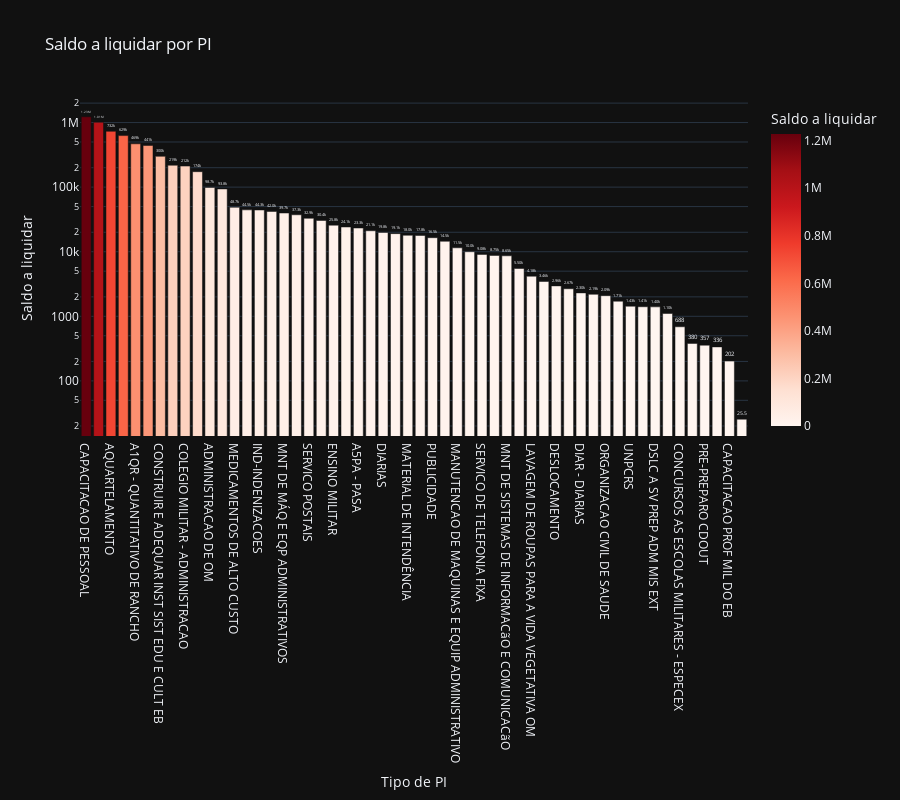

Notebook code cell kept with this figure:
### Code cell
# Saldo a liquidar por tipo de PI
cols = ['NOME_PI', 'A_LIQUIDAR']

df_aux = df.loc[:, cols].groupby('NOME_PI').sum().sort_values(by= 'A_LIQUIDAR', ascending=False).reset_index()
df_aux = df_aux[df_aux['A_LIQUIDAR'] > 0]
fig = px.bar(df_aux, 
             x='NOME_PI', 
             y='A_LIQUIDAR',
             title='Saldo a liquidar por PI',
             labels={'NOME_PI':'Tipo de PI', 'A_LIQUIDAR':'Saldo a liquidar'},
             text_auto='.3s',
             height=800,
             log_y=True,
             color='A_LIQUIDAR',
             color_continuous_scale = 'reds',
             template='plotly_dark')
fig.update_traces(textposition = 'outside', cliponaxis = False, hovertemplate=None)
fig.update_layout(hovermode="x unified")

fig.show()

### Figure 1 — Plotly figure (JSON) as saved in the notebook; plotly's stock layout.template omitted (floating-point values rounded to 4 significant figures)
{"data": [{"alignmentgroup": "True", "cliponaxis": false, "legendgroup": "", "marker": {"color": [1228000.0, 1009000.0, 731800.0, 628800.0, 468500.0, 441008, 300000, 218500.0, 211800.0, 173500.0, 98700.0, 93830.0, 48730.0, 44500.0, 44260.0, 42010.0, 39750.0, 37310.0, 32910.0, 30440.0, 25770.0, 24150.0, 23280.0, 21110.0, 19840.0, 19060.0, 17975, 17840.0, 16490.0, 14500.0, 11500.0, 10000.0, 9080.0, 8754.0, 8645, 5500.0, 4179.0, 3461, 2957.0, 2671.0, 2304, 2191.0, 2086, 1713.0, 1434.0, 1405.0, 1400.0, 1104.0, 687.8, 380, 357.3, 335.8, 202.4, 25.5], "coloraxis": "coloraxis", "pattern": {"shape": ""}}, "name": "", "offsetgroup": "", "orientation": "v", "showlegend": false, "textposition": "outside", "texttemplate": "%{y:.3s}", "type": "bar", "x": ["CAPACITACAO DE PESSOAL", "CONCURSOS AS ESCOLAS MILITARES", "AQUARTELAMENTO", "DESPESAS COM ENERGIA ELETRICA", "A1QR - QUANTITATIVO DE RANCHO", "ATS - ATIVIDADES SETORIAIS", "CONSTRUIR E ADEQUAR INST SIST EDU E CULT EB", "LIMPEZA DE BENS IMÓVEIS", "COLEGIO MILITAR - ADMINISTRACAO", "ALIMENTACAO PARA EQUINOS.", "ADMINISTRACAO DE OM", "OUTROS", "MEDICAMENTOS DE ALTO CUSTO", "CONCESSIONÁRIAS DE ÁGUA E ESGOTO", "IND-INDENIZACOES", "ASSISTENCIA SOCIAL", "MNT DE MÁQ E EQP ADMINISTRATIVOS", "FUNADOM - DPGO", "SERVICO POSTAIS", "PNR (UG)", "ENSINO MILITAR", "MEDIDAS PROFILÁT SAÚDE EQUINOS", "A5PA - PASA", "PRODUCAO DAS OMS - SIRE", "DIARIAS", "ESCO - QUANTITATIVO DE RANCHO", "MATERIAL DE INTENDÊNCIA", "REMONTA E VETERINÁRIA", "PUBLICIDADE", "PROFISSIONAL DE SAUDE AUTONOMO", "MANUTENCAO DE MAQUINAS E EQUIP ADMINISTRATIVO", "MANUTENCAO DE BENS MOVEIS", "SERVICO DE TELEFONIA FIXA", "PVANA", "MNT DE SISTEMAS DE INFORMACãO E COMUNICACãO", "A3RR - QUANTITATIVO DE RANCHO", "LAVAGEM DE ROUPAS PARA A VIDA VEGETATIVA OM", "DESCENTRALIZACAO RECURSOS MOTOMECANIZACAO", "DESLOCAMENTO", "IND - INDENIZACOES", "DIAR - DIARIAS", "CRÉDITO PARA CUTEAR ATIVIDADES DO SAREX", "ORGANIZACAO CIVIL DE SAUDE", "SUPRIMENTO E MANUTENCAO MOTOMECANIZACAO_BLIND", "UNPCRS", "COMBUSTIVEL E LUBRIFICANTES", "DSLC A SV PREP ADM MIS EXT", "OPERACOES-PREPARO-DESLOCAMENTO", "CONCURSOS AS ESCOLAS MILITARES - ESPECEX", "MEDIDAS PROFILÁT SAÚDE CANINOS.", "PRE-PREPARO CDOUT", "SERVICOS DE PROTECAO A RADIACAO IONIZANTE", "CAPACITACAO PROF MIL DO EB", "APRESENTACAO E SELECAO"], "xaxis": "x", "y": [1228000.0, 1009000.0, 731800.0, 628800.0, 468500.0, 441008, 300000, 218500.0, 211800.0, 173500.0, 98700.0, 93830.0, 48730.0, 44500.0, 44260.0, 42010.0, 39750.0, 37310.0, 32910.0, 30440.0, 25770.0, 24150.0, 23280.0, 21110.0, 19840.0, 19060.0, 17975, 17840.0, 16490.0, 14500.0, 11500.0, 10000.0, 9080.0, 8754.0, 8645, 5500.0, 4179.0, 3461, 2957.0, 2671.0, 2304, 2191.0, 2086, 1713.0, 1434.0, 1405.0, 1400.0, 1104.0, 687.8, 380, 357.3, 335.8, 202.4, 25.5], "yaxis": "y"}], "layout": {"barmode": "relative", "coloraxis": {"colorbar": {"title": {"text": "Saldo a liquidar"}}, "colorscale": [[0, "rgb(255,245,240)"], [0.125, "rgb(254,224,210)"], [0.25, "rgb(252,187,161)"], [0.375, "rgb(252,146,114)"], [0.5, "rgb(251,106,74)"], [0.625, "rgb(239,59,44)"], [0.75, "rgb(203,24,29)"], [0.875, "rgb(165,15,21)"], [1, "rgb(103,0,13)"]]}, "height": 800, "hovermode": "x unified", "legend": {"tracegroupgap": 0}, "title": {"text": "Saldo a liquidar por PI"}, "xaxis": {"anchor": "y", "domain": [0, 1], "title": {"text": "Tipo de PI"}}, "yaxis": {"anchor": "x", "domain": [0, 1], "title": {"text": "Saldo a liquidar"}, "type": "log"}}}
